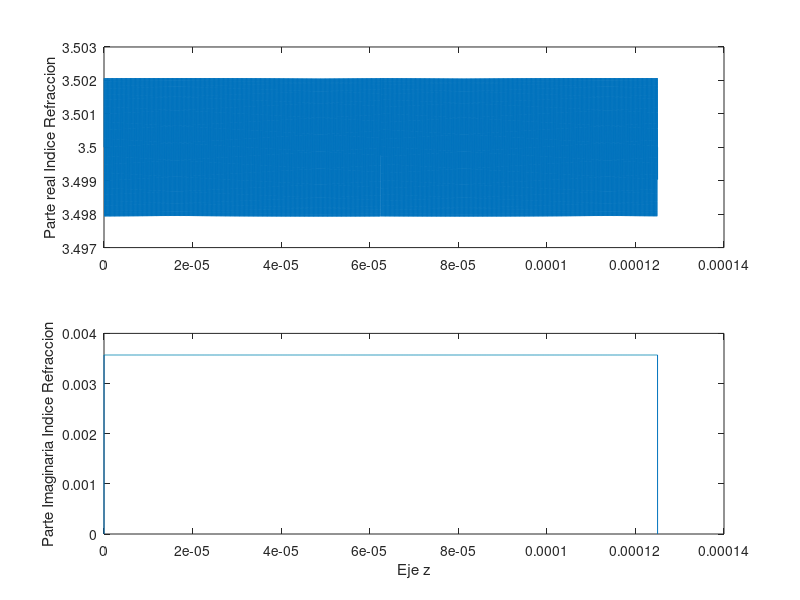

MATLAB code to generate this figure: (Note: this script raises an error after producing the figure.)
%%%% FBP MULTICAPA %%%%% - ANTONIO DELGADO BEJARANO

clear, close,clc;

% PROGRAMA DE SIMULACION PARA PERTURBACIONES PERIODICAS CON n COMPLEJO

% UNIDADES SIST. INTERNACIONAL

% CONSTANTES
c = 2.99793e8;

%% Ganancia optica:

%g = 0;
%g = 15000;
%g = 20000;
%g = 37500;
g = 34500

% Longitud de onda pedida y frecuencia correspondiente
lambda0 = 1300e-9; f0 = c/lambda0;

n0 = 3.5; % Parte real
n1 = 2.069e-3; 
n2 = c*inv(4*pi*f0)*g; % Parte imaginaria

%% Definicion y muestreo de la Perturbacion que origina la FG
     
Lper = 125e-6; % Longitud de la perturbacion

% Periodo LAMBDA MAYUSCULA
LAMBDA = lambda0/2/n0;

% Muestreo de la perturbacion

    % Periodo de muestreo - con 11 o 13 basta
    z_muestreo = LAMBDA/25;
    
    vector_z = linspace(0,Lper,Lper/z_muestreo);
  
    % Introducimos salto de pi en el centro
    n_z = [n0-1j*0, ...
        n0 + n1*sin(2*pi*inv(LAMBDA).*vector_z(1:floor(length(vector_z)/2))) + 1j*n2, ...
        n0 + n1*sin(2*pi*inv(LAMBDA).*vector_z(floor(length(vector_z)/2)+1:end)+pi) + 1j*n2, n0-1j*0];

% Representacion indice de refraccion muestreado
subplot(211), plot(z_muestreo.*(0:1:length(n_z)-1).',real(n_z)); ylabel('Parte real Indice Refraccion')
subplot(212), plot(z_muestreo.*(0:1:length(n_z)-1).',imag(n_z)); xlabel('Eje z'), ylabel('Parte Imaginaria Indice Refraccion')



%% Caracterizacion macroscopica dispositivo:
    
    % Componentes de frecuencia optica a las que se analiza el dispositivo
    N_frec = 2.^10;  % Num. de frecuencias.
    
    f_i = linspace(f0-2e12, f0+2e12, N_frec); % Vector fila
    landa_i = 2.99793e8./f_i;
    
    % Estructura de datos en el dominio del tiempo:
    f_max = f_i(length(f_i))-f_i(1);
    %delta_f = f_i-f_i(1,1);
    f_muestreo = f_i(2)-f_i(1);
    
    t_muestreo = inv(2.*f_max);
    t_i = t_muestreo.*(0:1:N_frec);
    
    % Obtencion de la matriz de transferencia:
    % Matriz orden: 2*2*N_frec:

    MT = formTFF_MT(n_z,z_muestreo,f_i);

    % Funcion de transferencia en reflexion, redimensionando para no tener
    % 1x1xfrecuencias
    r_0L = reshape(MT(2,1,:)./MT(1,1,:),1,N_frec); 
        
    % Funcion de transferencia en transmisi?n
    t_0L = reshape(1./MT(1,1,:),1,N_frec); 

%% Reflectividad
figure(2)
plot(f_i, abs(r_0L).^2)
title('Reflectividad [u. n.]: Respuesta espectral en amplitud')
xlabel('Frecuencia ?ptica'); ylabel('Reflectividad [u. n.]');

%% Transmitividad
figure(7)
plot(f_i, abs(t_0L).^2)
title('Transmitividad [u. n.]: Respuesta espectral en amplitud')
xlabel('Frecuencia ?ptica'); ylabel('Transmitividad [u. n.]');

